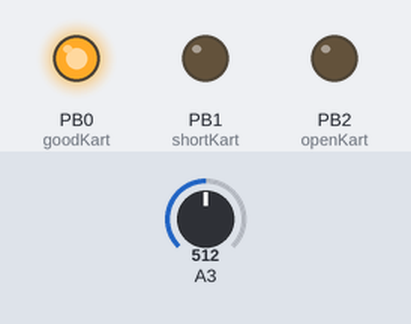
The sketch below on a simulated ATtiny85, built with avr-gcc and run on an emulated ATtiny85. Parts: output pins drawn as LEDs (lit = HIGH). Inputs (shaded band) come from the test bench; at power-on: A3 = 512.

Above: at 1.2 s.
1.3 s: A3 set to 695
2.8 s: A3 set to 729
At 3.9 s:
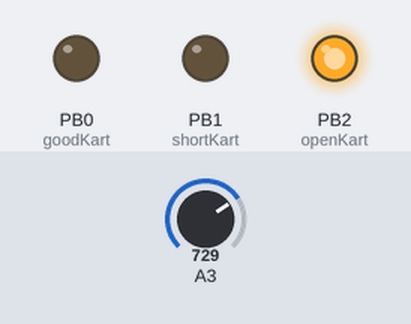
4.3 s: A3 set to 306
At 5.1 s:
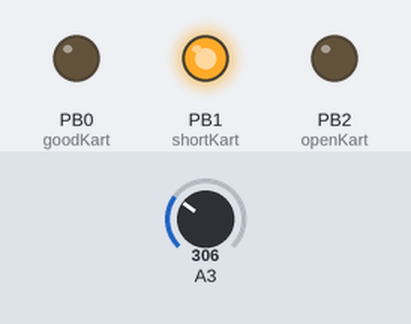
5.8 s: A3 set to 315
At 6.3 s:
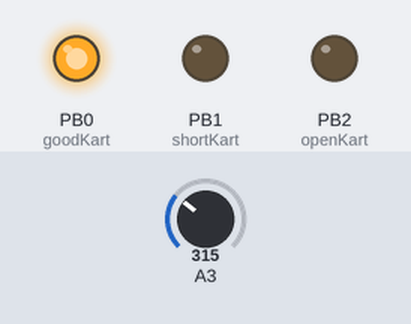
7.3 s: A3 set to 296
At 8.7 s:
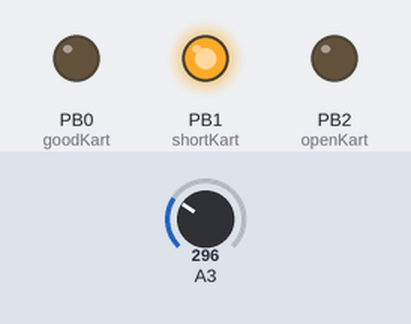
Timing chart, 0 to 9.8 s (numbered marks = the images above; inputs shaded):
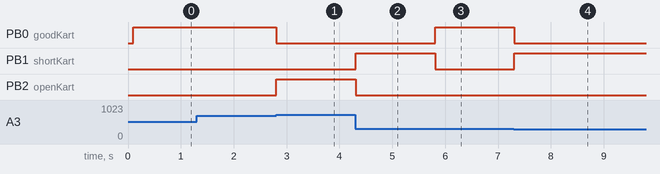

The sketch:

ATTINY85_Kart_Test_Program_11_16_2021.ino
```cpp
// ATTINY85 Kart Test Program Mrwizzzard1 12 6 2022
  int goodKart = 0; // Green LED Pin
  int shortKart = 1; // Red LED Pin
  int openKart = 2; // Yellow LED Pin
  int senseKart = 3; // Analog Input Pin
  int valueKart = 0; // Analog Input Variable
  void setup() {
  pinMode (goodKart, OUTPUT); // Set LED Pins to OUTPUT
  pinMode (shortKart, OUTPUT);
  pinMode (openKart, OUTPUT);
  pinMode (senseKart, INPUT); // Set Analog Input Pin to INPUT
  digitalWrite(goodKart,LOW); // Turn Off All LEDs
  digitalWrite(shortKart,LOW);
  digitalWrite(openKart,LOW);
}
void loop() {
  delay(100); // Wait .1 Seconds
  valueKart = analogRead(senseKart); // Read Analog Input Value
  if (valueKart >= 714) {  // Check for Open Kart
      digitalWrite(openKart, HIGH); // Turn On Open Yellow LED
       digitalWrite(goodKart,LOW);
       digitalWrite(shortKart,LOW); }
    else if (valueKart <= 306) {  // Check for Shorted Kart
       digitalWrite (shortKart, HIGH); // Turn on Shorted Red  LED
       digitalWrite(goodKart,LOW);
       digitalWrite(openKart,LOW);  }
    else { // Good Kart
       digitalWrite(goodKart, HIGH); // // Turn on Good Green LED
       digitalWrite(shortKart,LOW);
       digitalWrite(openKart,LOW); }
}
```

Measured:
- the behaviour switches between 713 and 714 on A3 (found by bisection; images 0 and 1)
- the behaviour switches between 306 and 307 on A3 (found by bisection; images 2 and 3)
- after the input at 1.3 s, every drawn part: stays the same
- after the input at 2.8 s, PB0 (goodKart): HIGH → LOW at once; PB2 (openKart): LOW → HIGH at once
- after the input at 4.3 s, PB1 (shortKart): LOW → HIGH at once; PB2 (openKart): HIGH → LOW at once
- after the input at 5.8 s, PB0 (goodKart): LOW → HIGH at once; PB1 (shortKart): HIGH → LOW at once
- after the input at 7.3 s, PB0 (goodKart): HIGH → LOW at once; PB1 (shortKart): LOW → HIGH at once
